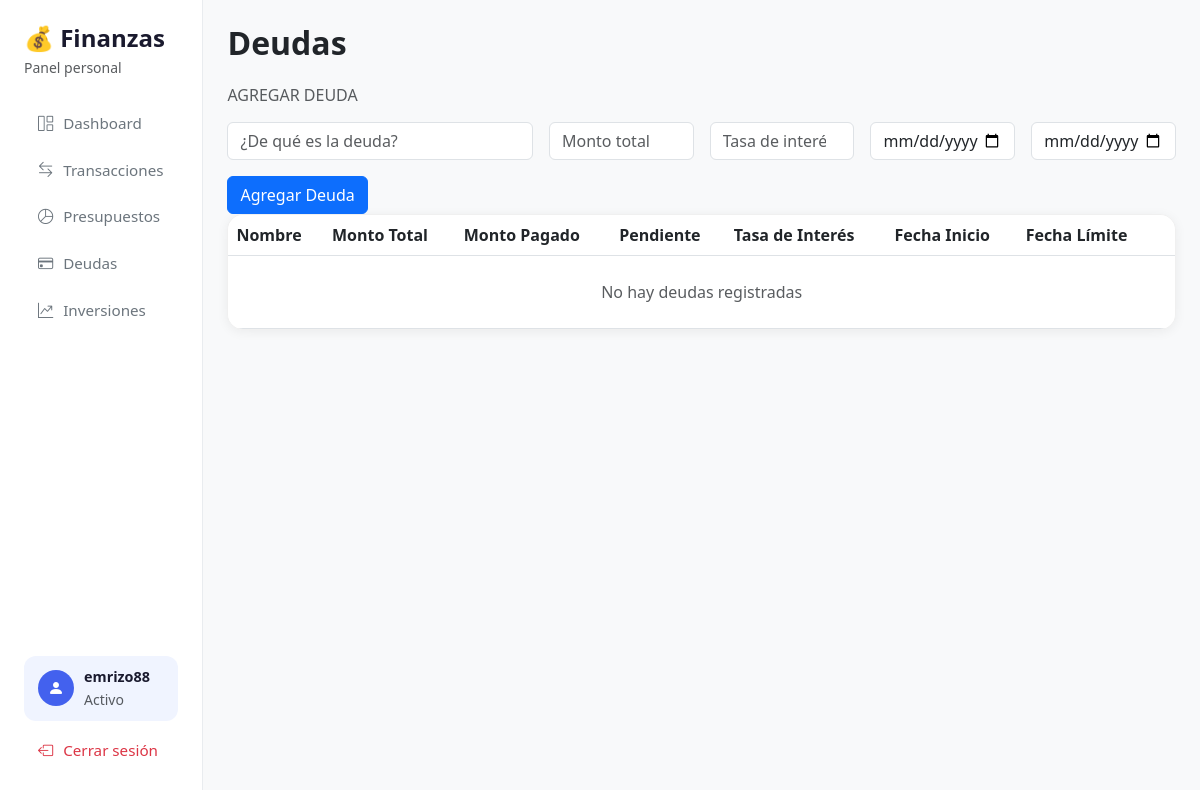
/deudas (signed in), run on an earlier commit of the app's database.
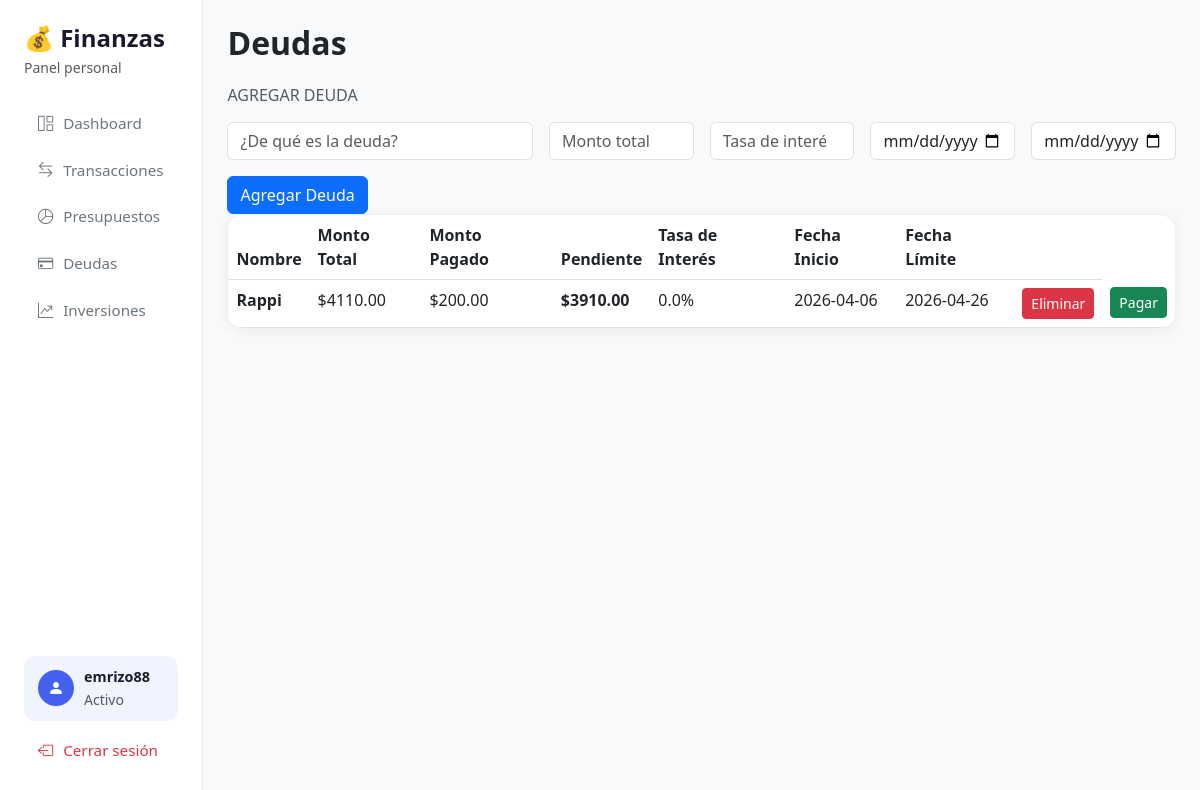
And on a later commit of the database.
### tables this page shows
CREATE TABLE deudas (
            id            INTEGER PRIMARY KEY AUTOINCREMENT,
            user_id       INTEGER NOT NULL REFERENCES users(id),
            nombre        TEXT NOT NULL,
            monto_total   REAL NOT NULL,
            monto_pagado  REAL NOT NULL DEFAULT 0,
            tasa_interes  REAL DEFAULT 0,
            fecha_inicio  TEXT NOT NULL,
            fecha_limite  TEXT
        );

### app.py (the view)
@app.route('/deudas')
def deudas():
    user_id = session['user_id']
    lista = obtener_deudas(user_id)
    return render_template('deudas.html', deudas=lista)

### app.py (called while the page is built)
@app.before_request
def verificar_sesion():
    if request.endpoint in ('login', 'register', 'static'):
        return
    if 'user_id' not in session:
        return redirect(url_for('login'))
    g.username = session.get('username')

### database.py (called while the page is built)
def get_connection():
    conn = sqlite3.connect(DATABASE)
    conn.row_factory = sqlite3.Row
    return conn

def obtener_deudas(user_id):
    conn = get_connection()
    cursor = conn.cursor()
    cursor.execute('SELECT * FROM deudas WHERE user_id = ?', (user_id,))
    deudas = cursor.fetchall()
    resultado = []
    for p in deudas:
        p = dict(p)
        p['monto_pendiente'] = p['monto_total'] - p['monto_pagado']
        resultado.append(p)
    conn.close()
    return resultado

### templates/deudas.html (shortened to what this page needs)
{% extends 'base.html' %}
{% block contenido %}
<div class="d-flex justify-content-between align-items-center mb-4">
    <h2 class="fw-bold mb-0">Deudas</h2>
</div>
<div class="form-card">
    <h6 class="text-muted mb-3">AGREGAR DEUDA</h6>
    <form action="/deudas/agregar" method="POST">
        <div class="row g-3">
            <div class="col-md-4">
                <input type="text" name="nombre" class="form-control" placeholder="¿De qué es la deuda?" required>
            </div>
            <div class="col-md-2">
                <input type="number" name="monto_total" class="form-control" placeholder="Monto total" step="1" required>
            </div>
            <div class="col-md-2">
                <input type="number" name="tasa_interes" class="form-control" placeholder="Tasa de interés %" step="0.01" required>
            </div>
            <div class="col-md-2">
                <input type="date" name="fecha_inicio" class="form-control" required>
            </div>
            <div class="col-md-2">
                <input type="date" name="fecha_limite" class="form-control">
            </div>
        </div>
        <div class="mt-3">
            <button type="submit" class="btn btn-primary">Agregar Deuda</button>
        </div>
    </form>
</div>
<div class="tabla-card">
    <table class="table table-hover mb-0">
        <thead>
            <tr>
                <th>Nombre</th>
                <th>Monto Total</th>
                <th>Monto Pagado</th>
                <th>Pendiente</th>
                <th>Tasa de Interés</th>
                <th>Fecha Inicio</th>
                <th>Fecha Límite</th>
                <th></th>
            </tr>
        </thead>
        <tbody>
            {% for p in deudas %}
            <tr>
                <td class="fw-semibold">{{ p['nombre'] }}</td>
                <td>${{ '%.2f' | format(p['monto_total']) }}</td>
                <td>${{ '%.2f' | format(p['monto_pagado']) }}</td>
                <td class="color-gasto fw-semibold">${{ '%.2f' | format(p['monto_pendiente']) }}</td>
                <td>{{ p['tasa_interes'] }}%</td>
                <td>{{ p['fecha_inicio'] }}</td>
                <td>{{ p['fecha_limite'] or '—' }}</td>
                <td>
                    <form action="/deudas/eliminar/{{ p['id'] }}" method="POST">
                        <button type="submit" class="btn btn-danger btn-sm">Eliminar</button>
                    </form>
                </td>
                <td>
                    <button class="btn btn-success btn-sm"
                        onclick="document.getElementById('formPagar').action='/deudas/pagar/{{ p['id'] }}';"
                        data-bs-toggle="modal"
                        data-bs-target="#modalPagar">
                        Pagar
                    </button>
                </td>
            </tr>
            {% endfor %}
            {% if not deudas %}
            <tr>
                <td colspan="8" class="text-center text-muted py-4">No hay deudas registradas</td>
            </tr>
            {% endif %}
        </tbody>
    </table>
</div>
{% endblock %}

### templates/base.html (shortened to what this page needs)
<!DOCTYPE html>
<html lang="es">
<head>
    <link href="https://cdn.jsdelivr.net/npm/bootstrap@5.3.0/dist/css/bootstrap.min.css" rel="stylesheet">
    <link href="https://cdn.jsdelivr.net/npm/bootstrap-icons@1.10.5/font/bootstrap-icons.css" rel="stylesheet">
    <link rel="stylesheet" href="{{ url_for('static', filename='css/style.css') }}">
</head>
<body>
<div class="d-flex">
    <nav class="sidebar d-flex flex-column p-4">
        <h4 class="fw-bold mb-1">💰 Finanzas</h4>
        <small class="text-muted mb-4">Panel personal</small>
        <a href="{{ url_for('index') }}" class="nav-link">
            <i class="bi bi-grid-1x2"></i> Dashboard
        </a>
        <a href="{{ url_for('transacciones') }}" class="nav-link">
            <i class="bi bi-arrow-left-right"></i> Transacciones
        </a>
        <a href="{{ url_for('presupuestos_page') }}" class="nav-link">
            <i class="bi bi-pie-chart"></i> Presupuestos
        </a>
        <a href="{{ url_for('deudas') }}" class="nav-link">
            <i class="bi bi-credit-card"></i> Deudas
        </a>
        <a href="{{ url_for('inversiones') }}" class="nav-link">
            <i class="bi bi-graph-up-arrow"></i> Inversiones
        </a>
        <div class="usuario-card mt-auto mb-2">
            <div class="usuario-avatar">
                <i class="bi bi-person-fill"></i>
            </div>
            <div>
                <div class="usuario-nombre">{{ session['username'] }}</div>
                <small class="text-muted">Activo</small>
            </div>
        </div>
        <a href="{{ url_for('logout') }}" class="nav-link text-danger">
            <i class="bi bi-box-arrow-left"></i> Cerrar sesión
        </a>
    </nav>
    <main class="main-content flex-grow-1 p-4">
        {% block contenido %}{% endblock %}
    </main>
</div>
</body>
</html>

### static/css/style.css (style rules this page uses)
body { background-color: #f8f9fa; font-family: 'Segoe UI', system-ui, sans-serif; min-height: 100vh; }
.sidebar { width: 240px; min-height: 100vh; background: #ffffff; border-right: 1px solid #e9ecef; position: sticky; top: 0; }
.sidebar h4 { color: #1a1a2e; }
.sidebar .nav-link { color: #6c757d; border-radius: 10px; padding: 10px 14px; margin-bottom: 4px; font-size: 0.95rem; transition: all 0.2s; display: flex; align-items: center; gap: 10px; }
.main-content { max-width: 1100px; }
.color-gasto { color: #e74c3c; }
.tabla-card { background: #ffffff; border-radius: 16px; overflow: hidden; box-shadow: 0 2px 12px rgba(0,0,0,0.06); border: 1px solid #f0f0f0; }
.usuario-card { display: flex; align-items: center; gap: 10px; background: #f0f4ff; border-radius: 12px; padding: 10px 14px; }
.usuario-avatar { background: #4361ee; color: white; border-radius: 50%; width: 36px; height: 36px; display: flex; align-items: center; justify-content: center; font-size: 1rem; flex-shrink: 0; }
.usuario-nombre { font-weight: 600; font-size: 0.9rem; color: #1a1a2e; }

What changed in the data, as far as the page shows it:
added deudas: nombre "Rappi", monto_total "4110.00", monto_pagado "200.00", monto_pendiente "3910.00", tasa_interes "0.0", fecha_inicio "2026-04-06", fecha_limite "2026-04-26"
Also different on the page:
text no longer shown: "No hay deudas registradas"
